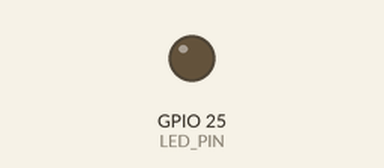
The sketch below on a simulated ESP32. On the bench: output pins drawn as LEDs (lit = HIGH). Random numbers use the default seed unless the sketch sets one; what the sketch prints to the serial monitor is not drawn.

Above: at 2.7 s.
At 5.03 s:
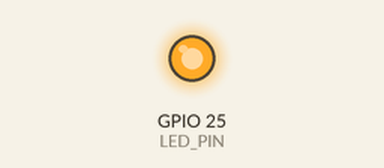
Timing chart, 0 to 7.0 s (numbered marks = the images above):
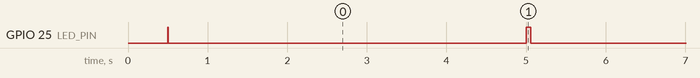

The sketch:

cansat_DEMO.ino
```cpp
// cansat_firmware.ino
//
// Merged CanSat Telemetry Sketch for ESP32 with LoRa RA-01
// - Continuously reads (simulated) sensor data.
// - Transmits data via LoRa.
// - Prints telemetry to Serial in the format required by the web installer.
//   FORMAT: PACKET: Team ID;TEMP;PRE;ALT;TX
//
// Required Libraries:
// - "LoRa by Sandeep Mistry" (from Arduino Library Manager)
// - "Adafruit BMP280 Library" (if you add a real sensor)

#include <SPI.h>
#include <LoRa.h>

// --- PIN CONFIGURATION (From your board_test.ino) ---
#define LED_PIN 25
#define LORA_SCK_PIN   18
#define LORA_MISO_PIN  19
#define LORA_MOSI_PIN  23
#define LORA_NSS_PIN   5
#define LORA_RST_PIN   14
#define LORA_DIO0_PIN  26

// --- CANSAT CONFIGURATION ---
#define TEAM_ID "DEMO_DATA"      // Your CanSat Team ID
#define LORA_FREQUENCY 433E6  // LoRa frequency in Hz (433 MHz)

// --- TIMING ---
const long packetInterval = 5000; // Time between packets (in milliseconds)
unsigned long previousMillis = 0; // Stores last time packet was sent

// --- FORWARD DECLARATIONS for placeholder functions ---
float readTemperature();
float readPressure();
float calculateAltitude(float pressure, float seaLevelPressure = 1013.25);


void setup() {
  Serial.begin(115200);
  // Wait for a moment for the serial monitor to connect
  while (!Serial && millis() < 2000);
  delay(500);

  Serial.println("--- CanSat Telemetry Transmitter ---");

  // --- Configure Onboard LED ---
  pinMode(LED_PIN, OUTPUT);
  digitalWrite(LED_PIN, HIGH); // Turn LED on during setup

  // --- Configure and Test LoRa Module ---
  Serial.println("Initializing LoRa Module...");

  SPI.begin(LORA_SCK_PIN, LORA_MISO_PIN, LORA_MOSI_PIN, LORA_NSS_PIN);
  LoRa.setPins(LORA_NSS_PIN, LORA_RST_PIN, LORA_DIO0_PIN);

    Serial.println("LoRa initialization In DEMO MODE");

  Serial.println("LoRa Initialized Successfully!");
  Serial.println("Starting telemetry loop...");

  digitalWrite(LED_PIN, LOW); // Turn LED off, setup is complete
}

void loop() {
  // Check if it's time to send a new packet (non-blocking)
  unsigned long currentMillis = millis();
  if (currentMillis - previousMillis >= packetInterval) {
    previousMillis = currentMillis; // Save the last time we sent a packet

    // --- 1. Read Sensor Data (Using placeholder functions) ---
    float temperature = readTemperature();
    float pressure = readPressure();
    float altitude = calculateAltitude(pressure);

    // --- 2. Construct the LoRa Packet ---
    String loraPacket = String(TEAM_ID) + ";" +
                        String(temperature, 2) + ";" +
                        String(pressure, 2) + ";" +
                        String(altitude, 2);

    // --- 3. Transmit Packet via LoRa ---
    // Flash LED to indicate transmission attempt
    digitalWrite(LED_PIN, HIGH);
    LoRa.beginPacket();
    LoRa.print(loraPacket);
    int successCode = LoRa.endPacket(); // Returns 1 for success, 0 for failure
    digitalWrite(LED_PIN, LOW);

    // --- 4. Determine TX Status ---
    String txStatus = (successCode) ? "TRUE" : "FALSE";

    // --- 5. Construct and Print Final Packet to Serial for Web Installer ---
    String serialPacket = "PACKET: " + loraPacket + ";" + txStatus;
    Serial.println(serialPacket);
  }
}


// ======================================================================
// === SENSOR SIMULATION / PLACEHOLDER FUNCTIONS                      ===
// === TODO: Replace the content of these functions with your REAL    ===
// ===       sensor reading code (e.g., from a BMP280 or BME280).     ===
// ======================================================================

float readTemperature() {
  // Placeholder: returns a random value between 20.00 and 29.99
  // **REPLACE THIS with your sensor's temperature reading**
  // Example: return bmp.readTemperature();
  return 20.0 + (random(1000) / 100.0);
}

float readPressure() {
  // Placeholder: returns a random value between 1000.00 and 1019.99 hPa
  // **REPLACE THIS with your sensor's pressure reading**
  // Example: return bmp.readPressure() / 100.0; // (Pa to hPa)
  return 1000.0 + (random(2000) / 100.0);
}

float calculateAltitude(float pressure, float seaLevelPressure) {
  // This is a standard formula and can likely be kept as-is.
  // It calculates altitude based on the current pressure.
  float altitude = 44330 * (1.0 - pow(pressure / seaLevelPressure, 0.1903));
  return altitude;
}
```

Measured:
- by itself, GPIO 25 (LED_PIN): alternates HIGH for 0.06 s and LOW for 4.9 s
